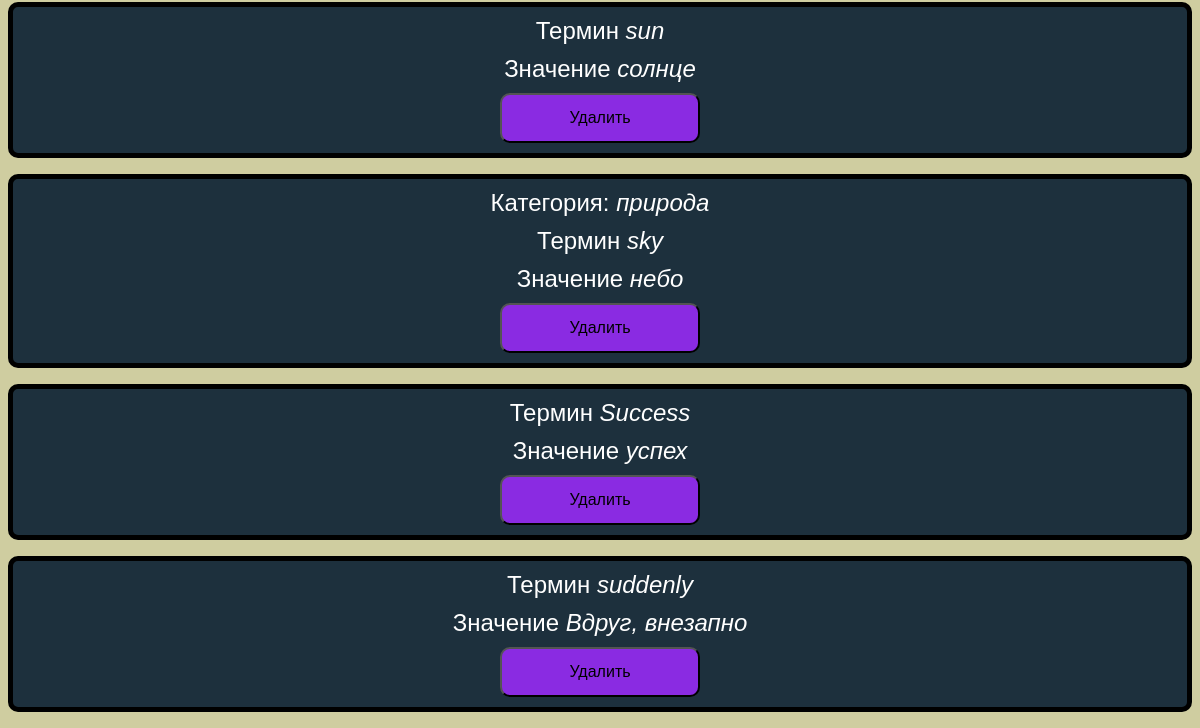
Before: /flashcard/ (signed in, lower part) with the older database file.
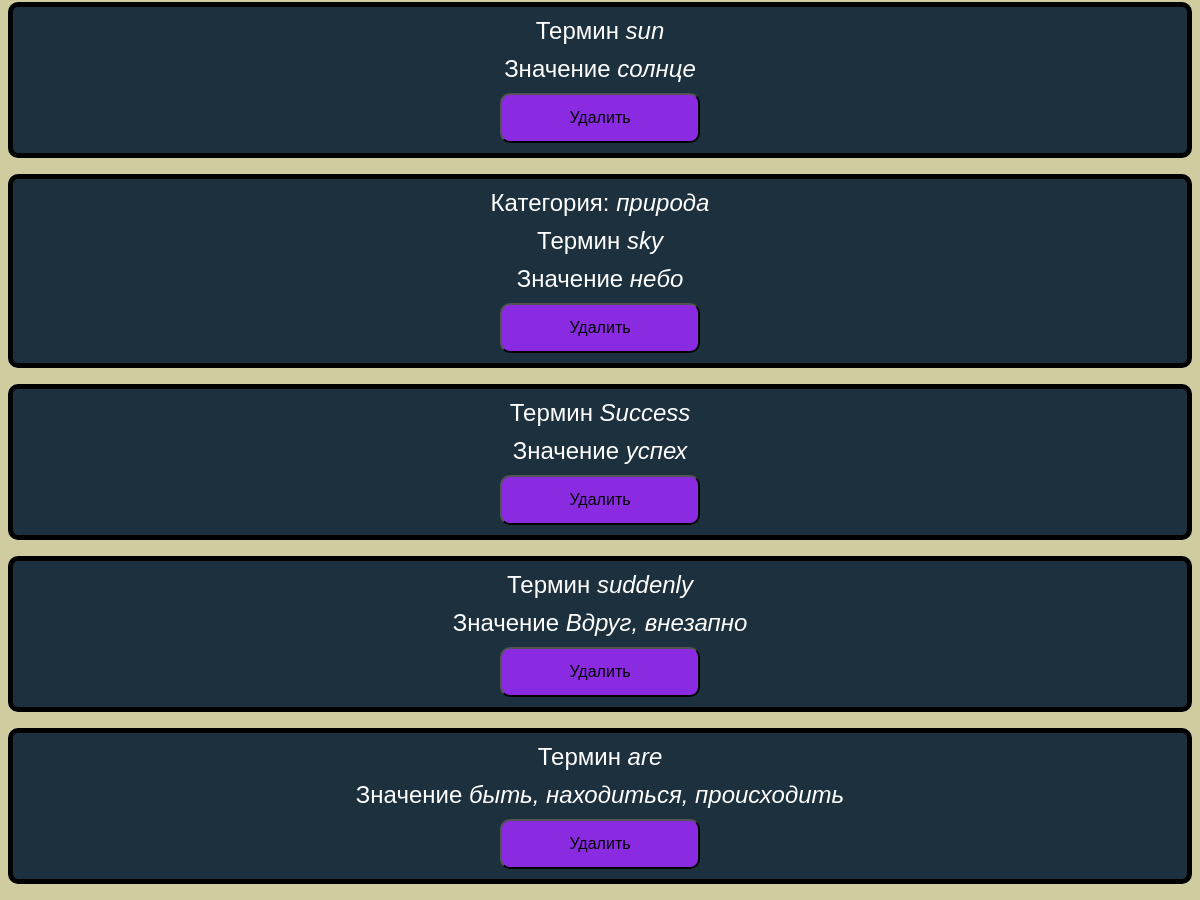
After: the same page with the newer database file.
### flashcards/models.py (models this page shows, shortened)
class Flashcards(models.Model):
    user = models.ForeignKey(User, on_delete=models.CASCADE)
    subject = models.CharField(max_length=50, blank=True, null=True)
    term = models.CharField(max_length=100)
    meaning = models.CharField(max_length=250)
    term_photo = models.ImageField(upload_to='photos', blank=True, null=True)
    meaning_photo = models.ImageField(upload_to='photos', blank=True, null=True)

### flashcards/views.py (the view)
# urls.py: path('flashcard/', views.flashcard, name='flashcard'),
def flashcard(request):
    flashcards = Flashcards.objects.filter(user=request.user)
    return render(request, 'flashcards/flashcard.html', {'flashcards': flashcards})

### flashcards/templates/flashcards/flashcard.html (shortened to what this page needs)
<!DOCTYPE html>
{% load static %}
<html lang="en">
<head>
    <link rel="stylesheet" href="{% static 'css/style.css' %}">
</head>
<body>
{% for flashcard in flashcards%}
    <ul>
        <li><div class="blockFlashcard">
            {%if flashcard.subject%}
            <div><span class="depiction">Категория:</span><span class="values"> {{ flashcard.subject }}</span></div>
            {%endif%}
            <div><span class="depiction">Термин</span><span class="values"> {{ flashcard.term }}</span></div>
            <div><span class="depiction">Значение</span><span class="values"> {{ flashcard.meaning }}</span></div>
            <div>
                <form method="post" action="{% url 'delete_flashcard' flashcard.id %}">
                    <button>Удалить</button>
                </form></div>
    </div></li>
    </ul>
{%endfor%}
</body>
</html>

### flashcards/static/css/style.css (style rules this page uses)
body { font-family: Verdana, Geneva, Tahoma, sans-serif; background-color: rgb(207, 205, 160); text-align: center; padding-bottom: 0; }
button { background-color: blueviolet; left: 30%; width: 200px; height: 50px; font-size: medium; border-radius: 10px; }
li { list-style-type: none; }
.blockFlashcard { border: solid 5px; background-color: rgb(29, 48, 61); text-align: center; border-radius: 10px; padding-top: 0; left: 30%; right: 30%; }
.blockFlashcard div { margin: 10px; }
ul { padding-left: 0; }
.values { font-style: italic; font-size: 24px; color: white; }
.depiction { font-size: 24px; color: white; }

Changed rows visible on the page:
added Flashcards: term "are", meaning "быть, находиться, происходить"
